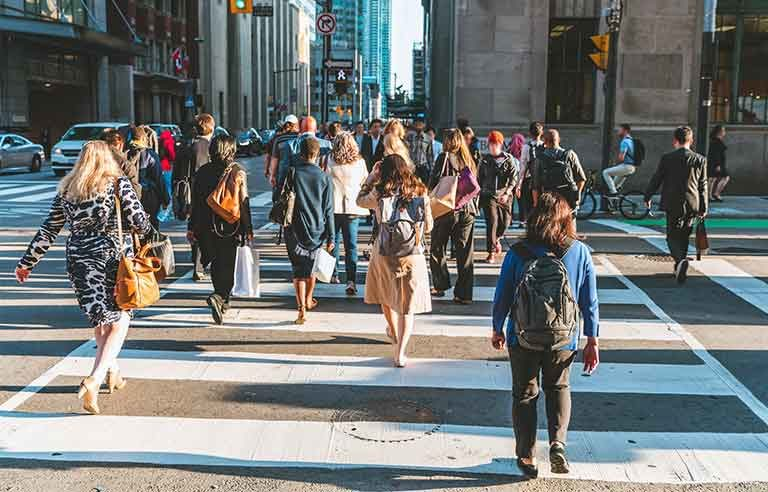
#> input picture HOG/pedestrians-on-crosswalk.jpg, 768 x 492 px
$ python main.py
#> lines starting #> are read from the running program, lines starting #| are printed output that depends on the picture; after the words box and inside, x2 and y2 are one past the last pixel; in counts of white or black regions, pixels touching at a corner belong together
import cv2


def human_detection(image):
    boxes, weights = hog.detectMultiScale(image,winStride=(8,8))
    person = 1
    for x,y,w,h in boxes:
        cv2.rectangle(image, (x,y),(x+w,y+h),(0,255,0),2)
        cv2.putText(image, f'person-{person}',(x,y-10),cv2.FONT_HERSHEY_SIMPLEX,0.5,(0,255,0),1)
        person += 1
    return image


# [6 lines of commented-out code are left out]


if __name__ == "__main__":
    hog = cv2.HOGDescriptor()
    hog.setSVMDetector(cv2.HOGDescriptor_getDefaultPeopleDetector())

    img1 = cv2.imread("pedestrians-on-crosswalk.jpg")
#> img1 is the input picture: shape (492, 768, 3); mean B, G, R 117.9, 119.1, 115.5
    cv2.imshow("Human Detection", human_detection(img1))
#> in human_detection, `boxes, weights = hog.detectMultiScale(image,winStride=(8,8))`: boxes = [[268, 200, 68, 137], [472, 221, 78, 156], [61, 244, 91, 183], [252, 92, 88, 175], [449, 109, 91, 182], [292, 113, 102, 203], [628, 101, 109, 217], [331, 130, 139, 277], [388, 95, 124, 247], [156, 101, 131, 261], [464, 212, 138, 275], [15, 78, 188, 375]]; weights = [0.703, 1.38, 0.787, 0.688, 1.05, 0.26, 1.58, 0.603, 0.544, 1.47, 0.589, 0.414]
#> the loop in human_detection, `for x,y,w,h in boxes:` made 12 passes
#> after the loop in human_detection, `for x,y,w,h in boxes:`:
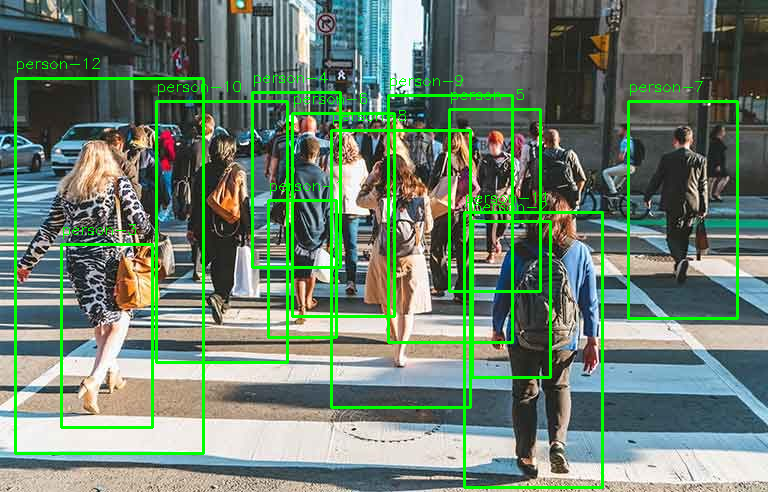
#> image: shape (492, 768, 3); 6.73% of pixels changed, all inside (x1, y1, x2, y2) = (14, 58, 739, 489)
#> after the loop in human_detection, `for x,y,w,h in boxes:`: person = 13
    cv2.imwrite("new.jpg",human_detection(img1))
#> in human_detection (call 2), `boxes, weights = hog.detectMultiScale(image,winStride=(8,8))`: boxes = [[71, 260, 77, 153], [629, 103, 106, 212]]; weights = [0.732, 1.65]
#> the loop in human_detection (call 2), `for x,y,w,h in boxes:` made 2 passes
#> (x, y, w, h, person) on passes 1 to 2: (71, 260, 77, 153, 2), (629, 103, 106, 212, 3)
#> after the loop in human_detection (call 2), `for x,y,w,h in boxes:`:
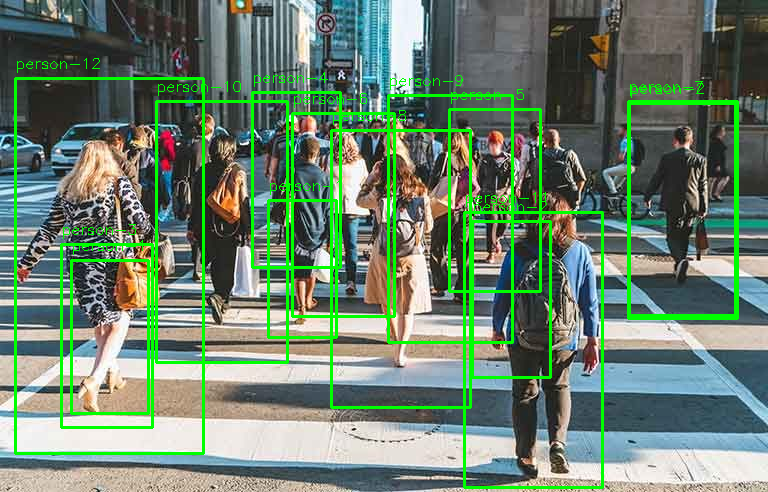
#> image: shape (492, 768, 3); 0.73% of pixels changed, all inside (x1, y1, x2, y2) = (70, 83, 736, 415)
#> after the loop in human_detection (call 2), `for x,y,w,h in boxes:`: person = 3
    cv2.waitKey(0)
    cv2.destroyAllWindows()
